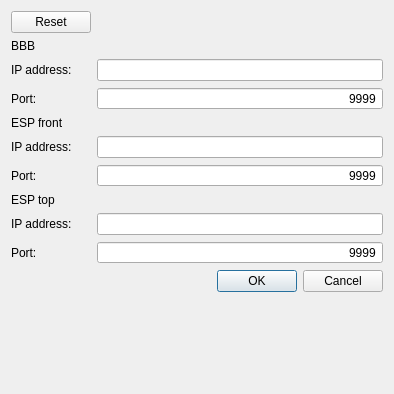
<?xml version="1.0" encoding="UTF-8"?>
<ui version="4.0">
 <class>Options</class>
 <widget class="QDialog" name="Options">
  <property name="geometry">
   <rect>
    <x>0</x>
    <y>0</y>
    <width>394</width>
    <height>394</height>
   </rect>
  </property>
  <property name="maximumSize">
   <size>
    <width>500</width>
    <height>394</height>
   </size>
  </property>
  <property name="windowTitle">
   <string>Dialog</string>
  </property>
  <layout class="QFormLayout" name="formLayout">
   <item row="2" column="0">
    <widget class="QLabel" name="label_7">
     <property name="text">
      <string>BBB</string>
     </property>
    </widget>
   </item>
   <item row="3" column="0">
    <widget class="QLabel" name="label">
     <property name="text">
      <string>IP address:</string>
     </property>
    </widget>
   </item>
   <item row="3" column="1">
    <widget class="QLineEdit" name="qBBBip_lineEdit">
     <property name="text">
      <string/>
     </property>
     <property name="alignment">
      <set>Qt::AlignRight|Qt::AlignTrailing|Qt::AlignVCenter</set>
     </property>
    </widget>
   </item>
   <item row="4" column="0">
    <widget class="QLabel" name="label_2">
     <property name="text">
      <string>Port:</string>
     </property>
    </widget>
   </item>
   <item row="5" column="0">
    <widget class="QLabel" name="label_6">
     <property name="text">
      <string>ESP front </string>
     </property>
    </widget>
   </item>
   <item row="6" column="0">
    <widget class="QLabel" name="label_3">
     <property name="text">
      <string>IP address:</string>
     </property>
    </widget>
   </item>
   <item row="6" column="1">
    <widget class="QLineEdit" name="qESPfrontIP_lineEdit">
     <property name="alignment">
      <set>Qt::AlignRight|Qt::AlignTrailing|Qt::AlignVCenter</set>
     </property>
    </widget>
   </item>
   <item row="7" column="0">
    <widget class="QLabel" name="label_4">
     <property name="text">
      <string>Port:</string>
     </property>
    </widget>
   </item>
   <item row="8" column="0">
    <widget class="QLabel" name="label_5">
     <property name="text">
      <string>ESP top</string>
     </property>
    </widget>
   </item>
   <item row="9" column="0">
    <widget class="QLabel" name="label_8">
     <property name="text">
      <string>IP address:</string>
     </property>
    </widget>
   </item>
   <item row="9" column="1">
    <widget class="QLineEdit" name="qESPtopIp_lineEdit">
     <property name="alignment">
      <set>Qt::AlignRight|Qt::AlignTrailing|Qt::AlignVCenter</set>
     </property>
    </widget>
   </item>
   <item row="11" column="0">
    <widget class="QLabel" name="label_9">
     <property name="text">
      <string>Port:</string>
     </property>
    </widget>
   </item>
   <item row="13" column="0" colspan="2">
    <widget class="QDialogButtonBox" name="buttonBox">
     <property name="orientation">
      <enum>Qt::Horizontal</enum>
     </property>
     <property name="standardButtons">
      <set>QDialogButtonBox::Cancel|QDialogButtonBox::Ok</set>
     </property>
    </widget>
   </item>
   <item row="1" column="0">
    <widget class="QPushButton" name="qReset_pushButton">
     <property name="text">
      <string>Reset</string>
     </property>
    </widget>
   </item>
   <item row="4" column="1">
    <widget class="QSpinBox" name="qBBB_spinBox">
     <property name="layoutDirection">
      <enum>Qt::LeftToRight</enum>
     </property>
     <property name="alignment">
      <set>Qt::AlignRight|Qt::AlignTrailing|Qt::AlignVCenter</set>
     </property>
     <property name="buttonSymbols">
      <enum>QAbstractSpinBox::NoButtons</enum>
     </property>
     <property name="maximum">
      <number>65535</number>
     </property>
     <property name="value">
      <number>9999</number>
     </property>
    </widget>
   </item>
   <item row="7" column="1">
    <widget class="QSpinBox" name="qESPfront_spinBox">
     <property name="alignment">
      <set>Qt::AlignRight|Qt::AlignTrailing|Qt::AlignVCenter</set>
     </property>
     <property name="buttonSymbols">
      <enum>QAbstractSpinBox::NoButtons</enum>
     </property>
     <property name="maximum">
      <number>65535</number>
     </property>
     <property name="value">
      <number>9999</number>
     </property>
    </widget>
   </item>
   <item row="11" column="1">
    <widget class="QSpinBox" name="qESPtop_spinBox">
     <property name="frame">
      <bool>true</bool>
     </property>
     <property name="alignment">
      <set>Qt::AlignRight|Qt::AlignTrailing|Qt::AlignVCenter</set>
     </property>
     <property name="buttonSymbols">
      <enum>QAbstractSpinBox::NoButtons</enum>
     </property>
     <property name="maximum">
      <number>65535</number>
     </property>
     <property name="value">
      <number>9999</number>
     </property>
    </widget>
   </item>
  </layout>
 </widget>
 <resources/>
 <connections>
  <connection>
   <sender>buttonBox</sender>
   <signal>accepted()</signal>
   <receiver>Options</receiver>
   <slot>accept()</slot>
   <hints>
    <hint type="sourcelabel">
     <x>248</x>
     <y>254</y>
    </hint>
    <hint type="destinationlabel">
     <x>157</x>
     <y>274</y>
    </hint>
   </hints>
  </connection>
  <connection>
   <sender>buttonBox</sender>
   <signal>rejected()</signal>
   <receiver>Options</receiver>
   <slot>reject()</slot>
   <hints>
    <hint type="sourcelabel">
     <x>316</x>
     <y>260</y>
    </hint>
    <hint type="destinationlabel">
     <x>286</x>
     <y>274</y>
    </hint>
   </hints>
  </connection>
 </connections>
</ui>
